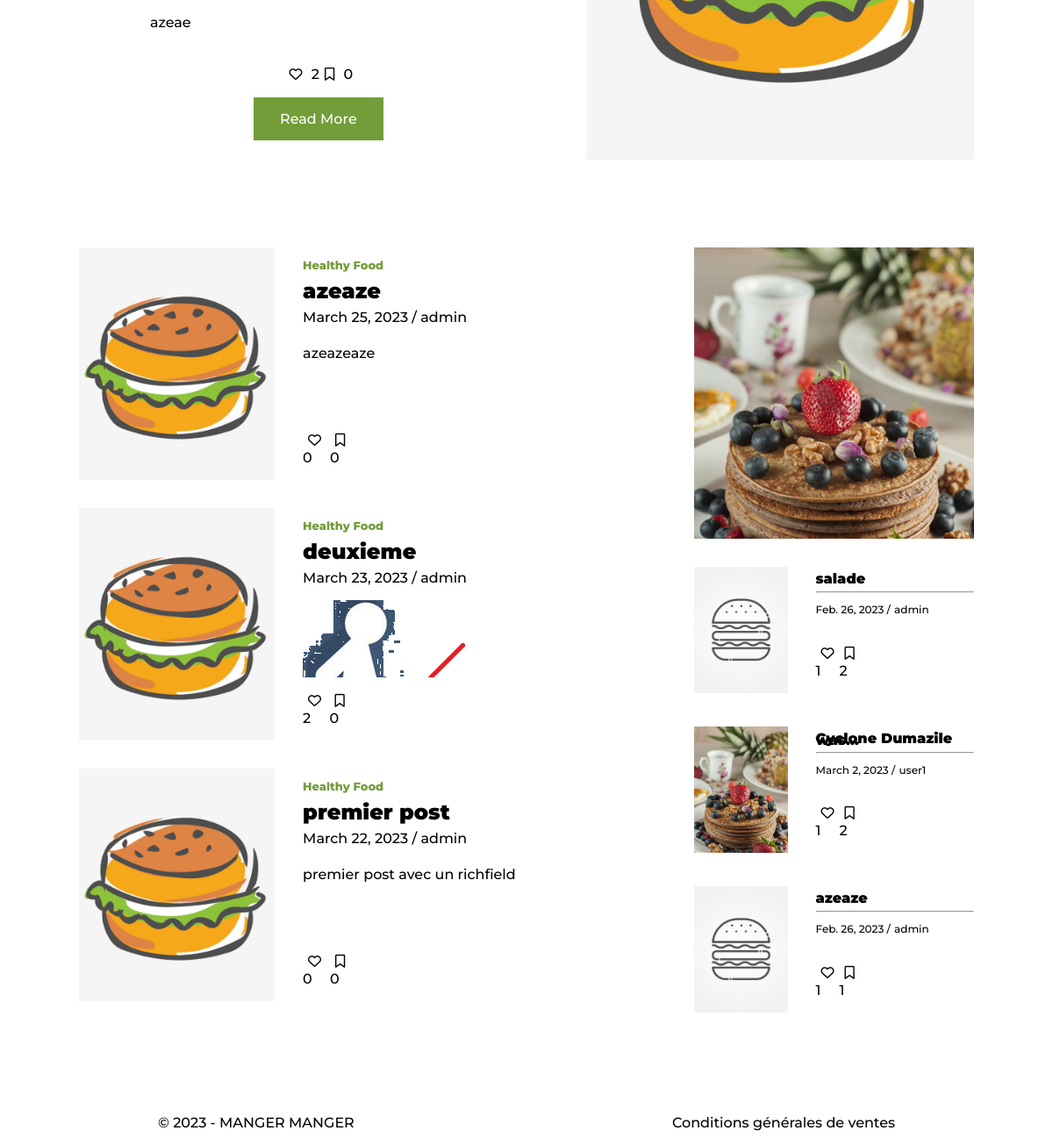
Before: / (lower part) with the older database file.
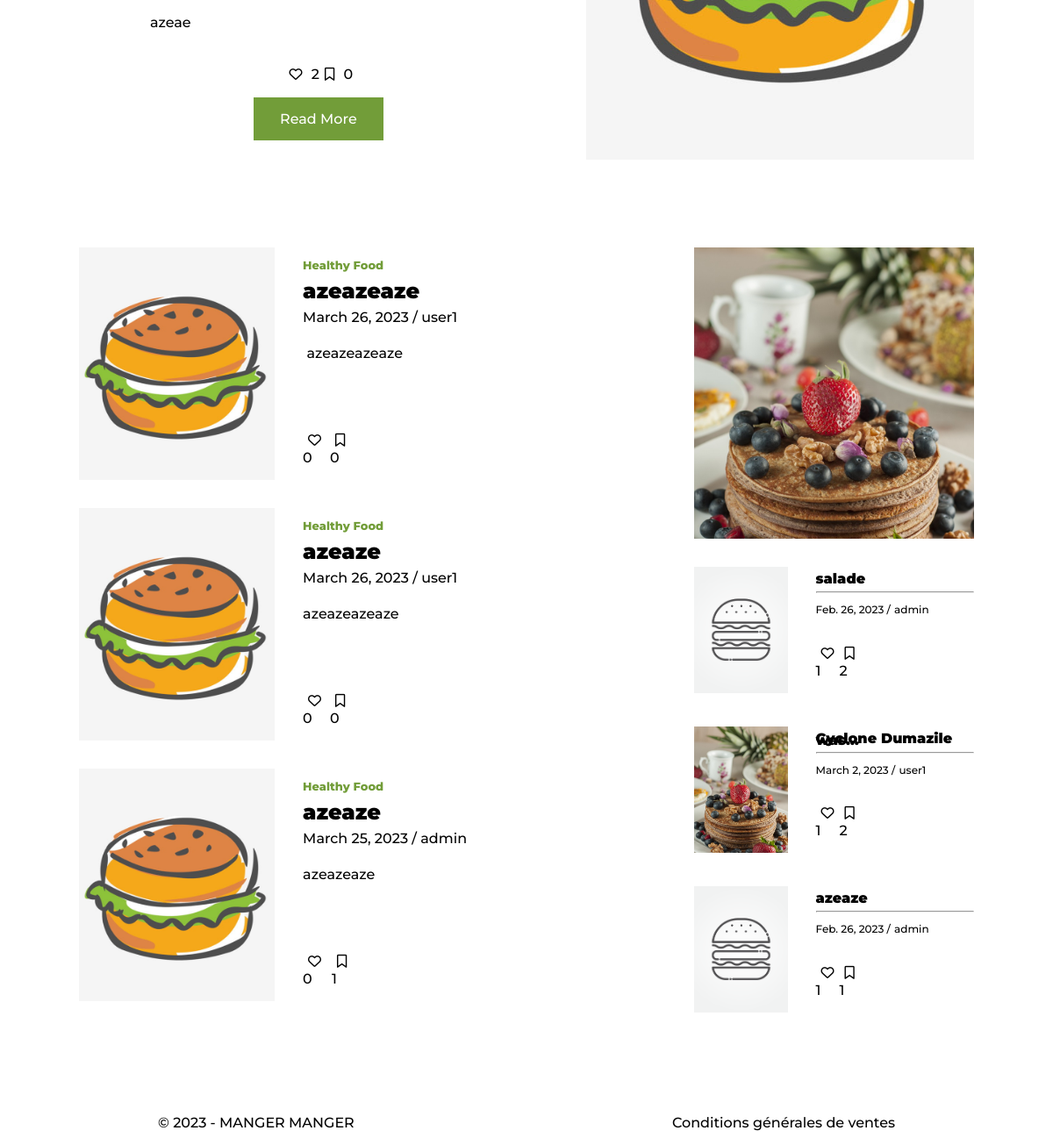
After: the same page with the newer database file.
### blog_app/models.py (models this page shows)
class PostModels(models.Model): # structure d'un article de blog
    class Categories(models.TextChoices): # permet de définir des choix textuels pour la catégorie
        Healthy_Food = 'Healthy Food' # Healthy Food ... sont les clés classées dans la BDD pour chaque catégories
        Organic_Cuisine = 'Organic Cuisine'
        Vegetarian_Food = 'Vegetarian Food'
    username = models.CharField(max_length=30, blank=False)
    categorie = models.fields.CharField(choices=Categories.choices, max_length=15)
    date = models.DateField(auto_now_add=True)
    title = models.CharField(max_length=30, blank=False)
    content = RichTextUploadingField(blank=False, null=True)
    image = models.ImageField(upload_to='posts_images/', blank=False, null=True)
    favoris = models.ManyToManyField(UserModels, blank=True, related_name='favoris')
    bookmark = models.ManyToManyField(UserModels, blank=True, related_name='bookmark')
    testcontent = models.FileField(upload_to='posts_image/', blank=False)
    objects = PostManager()
    def get_content_as_text(self):
        return strip_tags(self.content)

### blog_app/views.py (the view)
# urls.py: path('', views.index_view, name="index"),
def index_view(request):
    most_preferred = models.PostModels.objects.annotate(num_favoris=Count('favoris')).order_by('-num_favoris')[:2]
    first_post = most_preferred[0]
    second_post = most_preferred[1]
    posts = models.PostModels.objects.exclude(id__in=[first_post.id, second_post.id]).order_by('-id')[:3]
    posts2 = models.PostModels.objects.annotate(num_favoris=Count('bookmark')).exclude(id__in=[first_post.id, second_post.id]+[post.id for post in posts]).order_by('-num_favoris')[:3]
    print("most_preferred: ",most_preferred)
    print("posts: ",posts)
    print("posts2: ",posts2)
    context = {
        'first_post': first_post,
        'second_post': second_post,
        'posts': posts,
        'posts2': posts2,
    }
    return render(request, 'blog_app/index.html', context)

### blog_app/templates/blog_app/index.html (shortened to what this page needs)
{% extends 'base.html' %}
    {% load static %}
    {% block stylesheet %}
    <link rel="stylesheet" type="text/css" href={% static "blog_app/style.css" %}>
    {% endblock stylesheet %}
    {% block index %}
    <section class="blog">
        <div class="blog-grid">
            <div class="food2" style="background-image: url('{{ MEDIA_URL }}{{ second_post.image.url }}');">
            </div>
            <div class="description2">
                <div class="description-text">
                    {{ second_post.content|safe }}
                </div>
                <div class="icons boutons">
                    {% include "blog_app/favori_btn.html" with post=second_post %}
                    {% include "blog_app/bookmark_btn.html" with post=second_post %}
                </div>
                <a href="{% url 'post_detail' pk=second_post.id username=second_post.username categorie=second_post.categorie %}" class="read-more">
                    Read More
                </a>
            </div>
         </div>
    </section>
    <section class="more">
        <div class="more-grid-left">
            {% for post in posts|slice:":3" %}
                <div class="post">
                    <div class="post-img"
                        style="background-image: url('{{ MEDIA_URL }}{{ post.image.url }}');"
                        onclick="location.href='{% url 'post_detail' pk=post.id username=post.username categorie=post.categorie %}'">
                    </div>
                    <div class="post-description"
                        onclick="location.href='{% url 'post_detail' pk=post.id username=post.username categorie=post.categorie %}'">
                        <a href="{% url 'posts_filter' filter_by='categorie' value=post.categorie %}" class="post-categorie colored-text">
                            {{ post.categorie }}
                        </a>
                        <h2 class="bold-title">{{ post.title }}</h2>
                        <a href="{% url 'posts_filter' filter_by='date' value=post.date %}" class="date transition-btn">
                            {{ post.date }}
                        </a>
                        <span>/</span>
                        <a href="{% url 'posts_filter' filter_by='username' value=post.username %}" class="author transition-btn">
                            {{ post.username }}
                        </a>
                        <div class="description-text">
                            {{ post.content|safe}}
                        </div>
                    </div>
                    <div class="last-row">
                        <div class="zone-icons icons boutons">
                            {% include "blog_app/favori_btn.html" %}
                            {% include "blog_app/bookmark_btn.html" %}
                        </div>
                        <div class="empty-col" onclick="location.href='{% url 'post_detail' pk=post.id username=post.username categorie=post.categorie %}'"></div>
                    </div>
                </div>
            {% endfor %}
        </div>
        <div class="more-grid-right">
            <div class="more1">
            </div>
            {% for post in posts2|slice:":3" %}
                <div class="post" >
                    <div class="post-img"
                        style="background-image: url('{{ MEDIA_URL }}{{ post.image.url }}');"
                        onclick="location.href='{% url 'post_detail' pk=post.id username=post.username categorie=post.categorie %}'">
                    </div>
                    <div class="post-description"
                        onclick="location.href='{% url 'post_detail' pk=post.id username=post.username categorie=post.categorie %}'">
                        <h2 class="bold-title">{{ post.title|linebreaksbr|truncatechars:21 }}</h2>
                        <hr>
                        <a href="{% url 'posts_filter' filter_by='date' value=post.date %}" class="date transition-btn">
                            {{ post.date }}
                        </a>
                        <span>/</span>
                        <a href="{% url 'posts_filter' filter_by='username' value=post.username %}" class="author transition-btn">
                            {{ post.username }}
                        </a>
                    </div>
                    <div class="last-row">
                        <div class="zone-icons icons boutons">
                            {% include "blog_app/favori_btn.html" %}
                            {% include "blog_app/bookmark_btn.html" %}
                        </div>
                        <div class="empty-col" onclick="location.href='{% url 'post_detail' pk=post.id username=post.username categorie=post.categorie %}'"></div>
                    </div>
                </div>
            {% endfor %}
        </div>
    </section>
    {% endblock index %}

### blog_app/templates/base.html (shortened to what this page needs)
{% load static %}
<!DOCTYPE html>
<html lang="fr">
<head>
    <link rel="stylesheet" type="text/css" href={% static 'blog_app/base.css' %}>
    {% block stylesheet %}
    {% endblock stylesheet %}
</head>
<body id="page">
    <div>
    {% block index %}{% endblock index %}
    </div>
    <footer>
        <p class="copyright">&copy; 2023 - MANGER MANGER</p>
        <a href="#" class="cgv transition-btn" style="text-decoration: none;">Conditions générales de ventes</a>
    </footer>
</body>

### blog_app/templates/blog_app/favori_btn.html
<div id="favori-btns{{ post.id }}">
  <p>
    <button
      hx-post="{% url 'add_remove_favori' post.id %}"
      hx-target="#favori-btns{{ post.id }}"
      hx-swap="#favori-btns{{ post.id }}">
      {% if user in post.favoris.all %}
        <i class="fa-solid fa-heart material-icons"></i>
      {% else %}
        <i class="fa-regular fa-heart material-icons"></i>
      {% endif %}
    </button>
    {{ post.favoris.count }}
  </p>
</div>

### blog_app/templates/blog_app/bookmark_btn.html
<div id="bookmark-btns{{ post.id }}">
  <p>
    <button
      hx-post="{% url 'add_remove_bookmark' post.id %}"
      hx-target="#bookmark-btns{{ post.id }}"
      hx-swap="#bookmark-btns{{ post.id }}">
      {% if user in post.bookmark.all %}
        <i class="fa-solid fa-bookmark material-icons"></i>
      {% else %}
        <i class="fa-regular fa-bookmark material-icons"></i>
      {% endif %}
    </button>
    {{ post.bookmark.count }}
  </p>
</div>

### blog_app/static/blog_app/base.css (style rules this page uses)
:root { --background-color: #729D39; }
* { font-family: 'Montserrat', sans-serif; }
html { scroll-behavior: smooth; font-weight: 500; }
body { margin: 0 auto; }
.bold-title { line-height: 1.5px; }
a { color: black; text-decoration: none; }
footer { display: flex; width: 70%; margin: auto; margin-top: 100px; align-items: center; justify-content: space-between; }

### blog_app/static/blog_app/style.css (style rules this page uses)
.post-img, .post-description, .empty-col, button { cursor: pointer; }
.icons button { font-size: 15px; border: none; background-color: transparent; }
.icons { display: flex; align-items: center; }
.colored-text { font-size: small; font-weight: 800; color: var(--background-color); }
.bold-title { font-weight: 900; }
section.blog { position: relative; width: 85%; margin: auto; margin-top: 100px; flex: 1; }
.blog-grid { display: grid; grid-template-columns: repeat(2, 1fr); grid-template-rows: repeat(2, 500px); grid-column-gap: 2em; grid-row-gap: 2em; }
.blog-grid .food1, .blog-grid .food2 { background-size: cover; background-position: center; }
.blog .description-text { display: flex; text-align: center; justify-content: center; line-height: 2; }
.blog-grid .description2 { display:flex; flex-direction: column; align-items: center; justify-content: center; grid-column: 1/2; grid-row: 2/2; }
.read-more { padding: 15px 30px; background-color: var(--background-color); text-decoration: none; color: white; transition: .5s; }
section.more { width: 85%; margin: auto; margin-top: 100px; display: grid; grid-template-columns: repeat(3, 1fr); grid-template-rows: repeat(1, auto); grid-column-gap: 2em; grid-row-gap: 2em; }
.more-grid-left { display: grid; grid-template-rows: repeat(3, 265px); grid-column: 1/3; grid-column-gap: 2em; grid-row-gap: 2em; }
.more-grid-left .post { display: grid; grid-template-columns: repeat(3, 1fr); grid-template-rows: repeat(4, 1fr); transition: .5s; }
.more-grid-left .post-img { grid-column: 1/2; grid-row: 1/5; background-size: cover; background-position: center; }
.more-grid-left .post-description { overflow: hidden; text-overflow: ellipsis; grid-column: 2/4; grid-row: 1/4; padding-left: 2em; padding-top: 10px; }
.more-grid-left .description-text { display: flex; line-height: 2; }
.more-grid-left .last-row { display: grid; grid-column: 2/4; grid-row: 4; grid-template-columns: repeat(7, 1fr); padding-left: 2em; }
.more-grid-left .zone-icons { display: flex; grid-column: 1; justify-content: space-between; }
.more-grid-left .empty-col { grid-column: 2/8; }
.more-grid-right { display: grid; grid-template-rows: repeat(4, 150px); grid-column: 3/3; grid-column-gap: 2em; grid-row-gap: 2em; }
.more-grid-right .more1 { background-image: url("../images/pancake1280.jpg"); background-position: center; background-size: cover; grid-column: 1/2; grid-row: 1/3; }
.more-grid-right .post { display: grid; grid-template-columns: repeat(3, 1fr); grid-template-rows: repeat(2, 1fr); transition: .5s; height: fit-content; }
.more-grid-right .post-img { grid-column: 1/2; grid-row: 1/4; background-size: cover; background-position: center; }
.more-grid-right .post-description { overflow: hidden; text-overflow: ellipsis; grid-column: 2/4; grid-row: 1; padding-left: 2em; }
.more-grid-right .bold-title { font-size: 16px }
.more-grid-right .date, .more-grid-right .author, .more-grid-right span { color: black; font-size: 12px; font-weight: 500; }
.more-grid-right .last-row { display: grid; grid-column: 2/4; grid-row: 2; grid-template-columns: repeat(4, 1fr); padding-left: 2em; }
.more-grid-right .zone-icons { display: flex; grid-column: 1; justify-content: space-between; }
.more-grid-right .empty-col { grid-column: 2/5; }

Changed rows visible on the page:
no longer on this page (row unchanged): PostModels: image (picture), categorie "Healthy Food", title "deuxieme", date "March 23, 2023", username "admin", content (picture), favoris.count "2", bookmark.count "0"
no longer on this page (row unchanged): PostModels: image (picture), categorie "Healthy Food", title "premier post", date "March 22, 2023", username "admin", content "premier post avec un richfield", favoris.count "0", bookmark.count "0"
added PostModels: image (picture), categorie "Healthy Food", title "azeazeaze", date "March 26, 2023", username "user1", content "azeazeazeaze", favoris.count "0", bookmark.count "0"
added PostModels: image (picture), categorie "Healthy Food", title "azeaze", date "March 26, 2023", username "user1", content "azeazeazeaze", favoris.count "0", bookmark.count "0"
computed for PostModels "March 25, 2023": bookmark.count "0" → "1"
